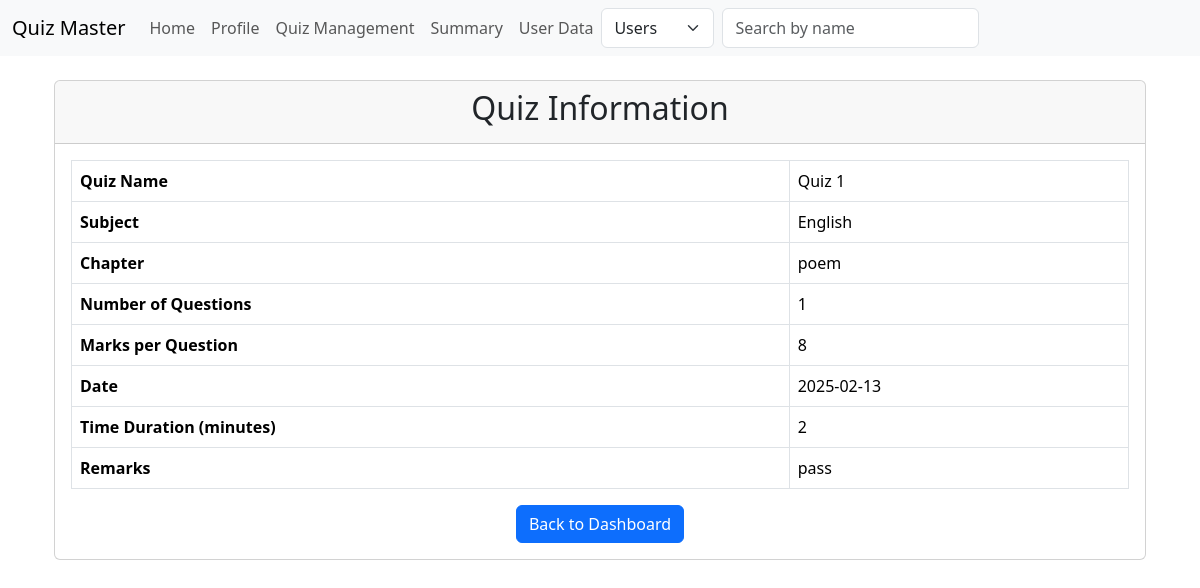
/quiz/1/show (signed in), run on the app's committed database.
### models.py (models this page shows)
class User(db.Model):
    id = db.Column(db.Integer, primary_key = True)
    username = db.Column(db.String(50), unique = True, nullable = False)
    password_hash = db.Column(db.String(256),  nullable = False)
    full_name = db.Column(db.String(100), nullable = True)
    qualification = db.Column(db.String(255), nullable = True)
    dob = db.Column(db.String(20), nullable = True)
    is_admin = db.Column(db.Boolean, nullable = False, default = False)

class Quiz(db.Model):
    id = db.Column(db.Integer, primary_key = True)
    name = db.Column(db.String(255), nullable = False)
    no_of_question = db.Column(db.Integer, nullable = False)
    marks = db.Column(db.Integer, nullable = False)
    date = db.Column(db.DateTime, default=datetime.utcnow)
    time = db.Column(db.Integer, default=int(datetime.utcnow().timestamp()))
    remark = db.Column(db.String(255))
    chapter_id = db.Column(db.Integer, db.ForeignKey('chapter.id'), nullable=False)
    questions = db.relationship('Question', backref='quiz', lazy=True)

class Subject(db.Model):
    id = db.Column(db.Integer, primary_key = True)
    name = db.Column(db.String(64), nullable = False, unique = True)
    description = db.Column(db.String(150))
    chapters = db.relationship('Chapter', backref='subject', cascade='all, delete')

class Chapter(db.Model):
    id = db.Column(db.Integer, primary_key = True)
    name = db.Column(db.String(64 ), nullable = False)
    description = db.Column(db.String(100))
    subject_id = db.Column(db.Integer, db.ForeignKey('subject.id'), nullable=False)

### routes.py (the view)
@app.route('/quiz/<int:id>/show')
@admin_requried
def show_quiz(id):
    user = User.query.get(session['user_id'])
    quiz = Quiz.query.get_or_404(id)
    chapter = Chapter.query.get(quiz.chapter_id)
    subject = Subject.query.get(chapter.subject_id)
    return render_template('show_quiz_info.html', quiz=quiz, chapter=chapter, subject=subject, user=user)

### routes.py (called while the page is built)
def admin_requried(func):
    @wraps(func)
    def decorated_function(*args, **kwargs):
        if 'user_id' not in session:
            return redirect(url_for('login'))
        user = User.query.get(session['user_id'])
        if not user or not user.is_admin:  # Add user existence check
            return redirect(url_for('home'))
        return func(*args, **kwargs)
    return decorated_function

### templates/show_quiz_info.html
{% extends 'layout.html' %}
{% block content %}
<div class="container mt-4">
    <div class="card custom-card">
        <div class="card-header">
            <h2 class="text-center">Quiz Information</h2>
        </div>
        <div class="card-body">
            <table class="table table-bordered">
                <tr>
                    <th>Quiz Name</th>
                    <td>{{ quiz.name }}</td>
                </tr>
                <tr>
                    <th>Subject</th>
                    <td>{{ subject.name }}</td>
                </tr>
                <tr>
                    <th>Chapter</th>
                    <td>{{ chapter.name }}</td>
                </tr>
                <tr>
                    <th>Number of Questions</th>
                    <td>{{ quiz.no_of_question }}</td>
                </tr>
                <tr>
                    <th>Marks per Question</th>
                    <td>{{ quiz.marks }}</td>
                </tr>
                <tr>
                    <th>Date</th>
                    <td>{{ quiz.date.strftime('%Y-%m-%d') }}</td>
                </tr>
                <tr>
                    <th>Time Duration (minutes)</th>
                    <td>{{ quiz.time }}</td>
                </tr>
                {% if quiz.remark %}
                <tr>
                    <th>Remarks</th>
                    <td>{{ quiz.remark }}</td>
                </tr>
                {% endif %}
            </table>
            <div class="text-center mt-3">
                <a href="{{ url_for('quiz_management') }}" class="btn btn-primary">Back to Dashboard</a>
            </div>
        </div>
    </div>
</div>
{% endblock %}

### templates/navbar.html (shortened to what this page needs)
<nav class="navbar navbar-expand-lg bg-body-tertiary">
    <div class="container-fluid">
        <a class="navbar-brand" href="/">Quiz Master</a>
        <div class="collapse navbar-collapse" id="navbarSupportedContent">
            <ul class="navbar-nav me-auto mb-2 mb-lg-0">
                {% if 'user_id' in session %}
                <li class="nav-item">
                    <a class="nav-link" href="{{ url_for('home') }}">Home</a>
                </li>
                <li class="nav-item">
                    <a class="nav-link" href="{{ url_for('profile') }}">Profile</a>
                </li>
                {% if user and user.is_admin %}
                <li class="nav-item">
                    <a class="nav-link" href="{{ url_for('quiz_management') }}">Quiz Management</a>
                </li>
                <li class="nav-item">
                    <a class="nav-link" href="{{ url_for('summary') }}">Summary</a>
                </li>
                <li class="nav-item">
                    <a class="nav-link" href="{{ url_for('user_data') }}">User Data</a>
                </li>
                {% endif %}
                <form class="d-flex" method="GET" action="{{ url_for('search') }}">
                    <select class="form-select me-2" name="source" style="width: auto;">
                        {% if user.is_admin %}
                        <option value="users" {% if source=='users' %}selected{% endif %}>Users</option>
                        {% endif %}
                    </select>
                    <input class="form-control me-2" type="search" placeholder="Search by name" name="q"
                        value="{{ request.args.get('q', '') }}">
                    <button class="btn btn-outline-light" type="submit">Search</button>
                </form>
                {% endif %}
            </ul>
        </div>
    </div>
</nav>

### data on the page
User: source "Users"
Quiz: name "Quiz 1", no_of_question "1", marks "8", date "2025-02-13", time "2", remark "pass"
Subject: name "English"
Chapter: name "poem"
